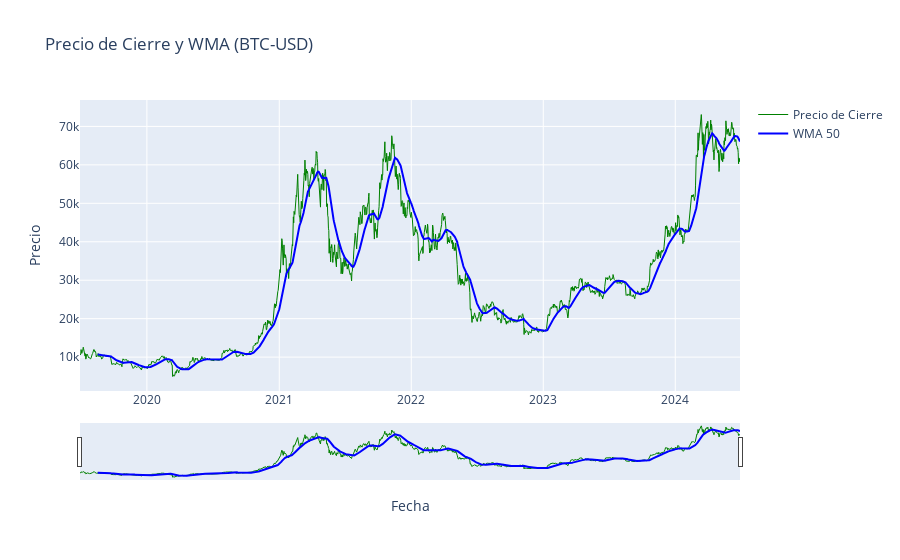

The cell this chart's notebook holds for it:
### Code cell
# Crear el gráfico interactivo con Plotly
fig = go.Figure()

# Añadir serie de precios de cierre
fig.add_trace(go.Scatter(x=data.index, y=data[nombre_columna_precio], 
                         mode='lines', name='Precio de Cierre', 
                         line=dict(color='green', width=1)))

# Añadir SMA de 50 períodos
fig.add_trace(go.Scatter(x=data.index, y=data[nombre_pd_ta], 
                         mode='lines', name='WMA '+str(periodo), 
                         line=dict(color='blue', width=2)))

# Personalizar el diseño del gráfico
fig.update_layout(title=f'Precio de Cierre y WMA ({ticker_symbol})',
                  xaxis_title='Fecha',
                  yaxis_title='Precio',
                  xaxis_rangeslider_visible=True)
# Estilo oscuro

# Mostrar el gráfico interactivo
fig.show()

### Figure 1 — Plotly figure (JSON) as saved in the notebook; plotly's stock layout.template omitted (floating-point values rounded to 4 significant figures; data arrays with more than 128 entries replaced by an {"elided": "..."} marker saying what was removed)
{"data": [{"line": {"color": "green", "width": 1}, "mode": "lines", "name": "Precio de Cierre", "type": "scatter", "x": {"elided": "1826 str values"}, "y": {"elided": "1826 float values"}}, {"line": {"color": "blue", "width": 2}, "mode": "lines", "name": "WMA 50", "type": "scatter", "x": {"elided": "1826 str values"}, "y": {"elided": "1826 float values"}}], "layout": {"title": {"text": "Precio de Cierre y WMA (BTC-USD)"}, "xaxis": {"rangeslider": {"visible": true}, "title": {"text": "Fecha"}}, "yaxis": {"title": {"text": "Precio"}}}}
